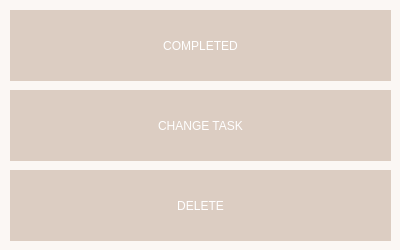
<?xml version="1.0" encoding="UTF-8"?>
<ui version="4.0">
 <class>actionWithTask</class>
 <widget class="QDialog" name="actionWithTask">
  <property name="geometry">
   <rect>
    <x>0</x>
    <y>0</y>
    <width>400</width>
    <height>250</height>
   </rect>
  </property>
  <property name="windowTitle">
   <string>Task Action</string>
  </property>
  <property name="styleSheet">
   <string notr="true">background-color: rgb(251, 247, 244);</string>
  </property>
  <widget class="QPushButton" name="completeButton">
   <property name="geometry">
    <rect>
     <x>10</x>
     <y>10</y>
     <width>381</width>
     <height>71</height>
    </rect>
   </property>
   <property name="styleSheet">
    <string notr="true">QPushButton {
    color: rgb(255, 255, 255);
    font: 81 8pt &quot;Inter ExtraBold&quot;;
    background-color: rgb(220, 205, 194);
    border: 2px solid rgb(220, 205, 194);
    padding: 5px;
}
QPushButton:hover {
    background-color: rgb(200, 180, 170); 
    border: 2px solid rgb(200, 180, 170);
}
QPushButton:pressed {
    background-color: rgb(180, 160, 150); 
    border: 2px solid rgb(180, 160, 150);
}</string>
   </property>
   <property name="text">
    <string>COMPLETED</string>
   </property>
  </widget>
  <widget class="QPushButton" name="changeTaskButton">
   <property name="geometry">
    <rect>
     <x>10</x>
     <y>90</y>
     <width>381</width>
     <height>71</height>
    </rect>
   </property>
   <property name="styleSheet">
    <string notr="true">QPushButton {
    color: rgb(255, 255, 255);
    font: 81 8pt &quot;Inter ExtraBold&quot;;
    background-color: rgb(220, 205, 194);
    border: 2px solid rgb(220, 205, 194);
    padding: 5px;
}
QPushButton:hover {
    background-color: rgb(200, 180, 170); 
    border: 2px solid rgb(200, 180, 170);
}
QPushButton:pressed {
    background-color: rgb(180, 160, 150); 
    border: 2px solid rgb(180, 160, 150);
}</string>
   </property>
   <property name="text">
    <string>CHANGE TASK</string>
   </property>
  </widget>
  <widget class="QPushButton" name="deleteButton">
   <property name="geometry">
    <rect>
     <x>10</x>
     <y>170</y>
     <width>381</width>
     <height>71</height>
    </rect>
   </property>
   <property name="styleSheet">
    <string notr="true">QPushButton {
    color: rgb(255, 255, 255);
    font: 81 8pt &quot;Inter ExtraBold&quot;;
    background-color: rgb(220, 205, 194);
    border: 2px solid rgb(220, 205, 194);
    padding: 5px;
}
QPushButton:hover {
    background-color: rgb(200, 180, 170); 
    border: 2px solid rgb(200, 180, 170);
}
QPushButton:pressed {
    background-color: rgb(180, 160, 150); 
    border: 2px solid rgb(180, 160, 150);
}</string>
   </property>
   <property name="text">
    <string>DELETE</string>
   </property>
  </widget>
 </widget>
 <resources/>
 <connections/>
</ui>
